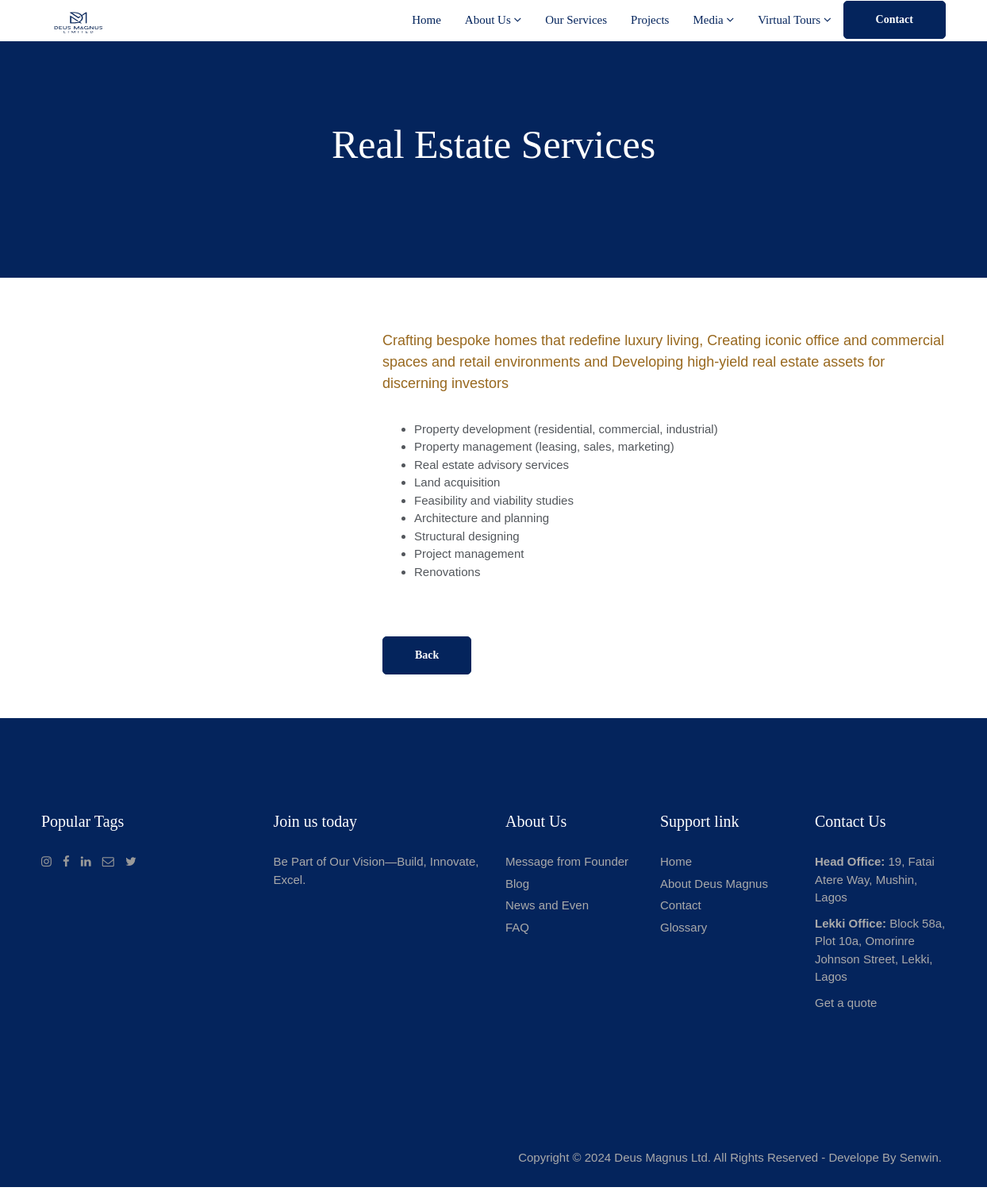
The app's page /real_estate_services/, older data.
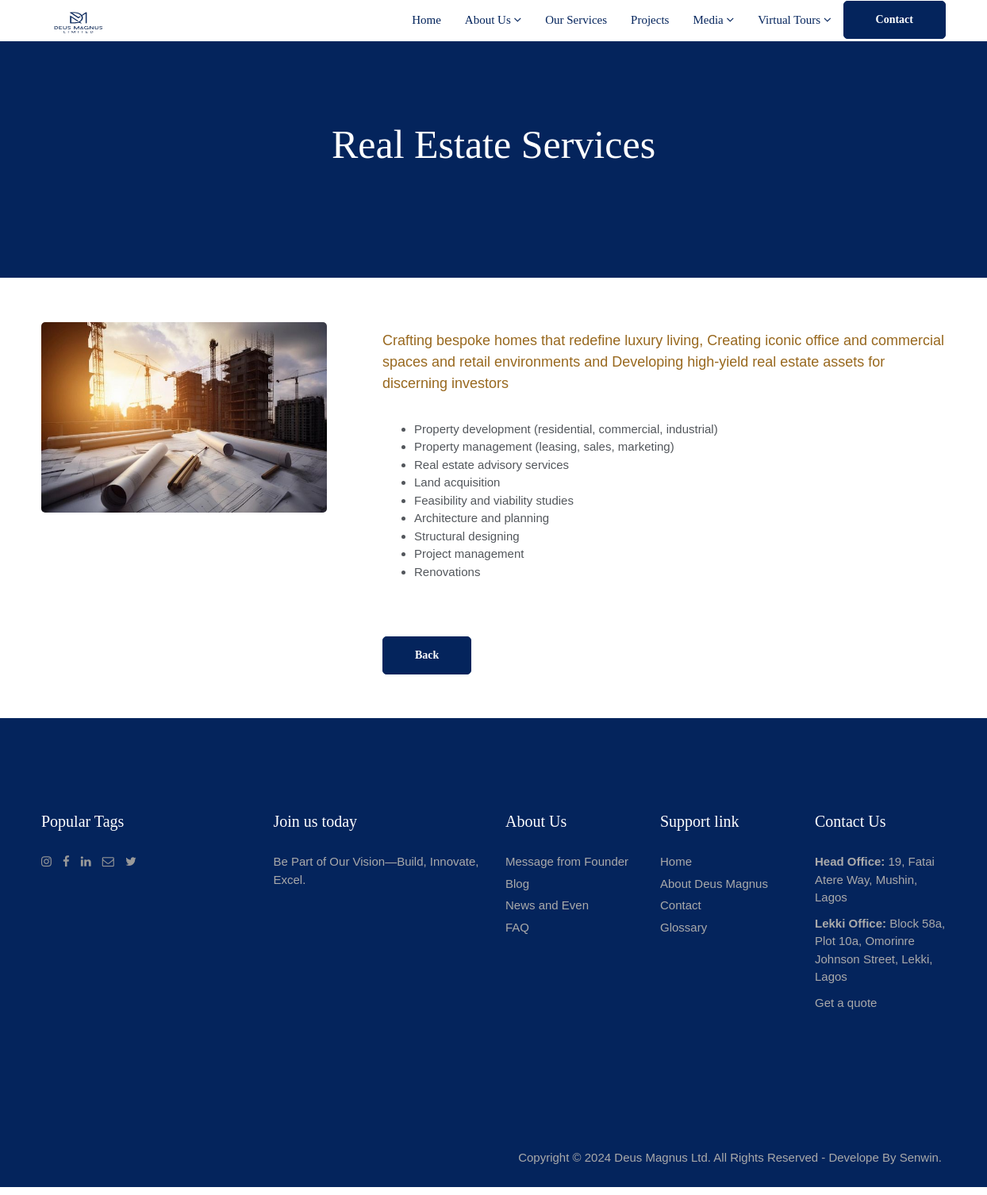
The same page, newer data.
### deus_magnus/models.py (models this page shows)
class RealEstatePicture(models.Model):
    deus_magnus_real_estate_p = models.ImageField(upload_to='real_estate_p/')

### deus_magnus/views.py (the view, shortened to what this page needs)
# urls.py: path('real_estate_services/', RealEstateServices.as_view(), name='real_estate_services'),
class RealEstateServices(ListView):
    model = RealEstatePicture
    template_name = 'deus_magnus/real_estate_services.html'

### templates/deus_magnus/real_estate_services.html (shortened to what this page needs)
{% extends "base.html" %}
{% load static %}
{% block content %}
<section class="section db p120">
    <div class="container">
        <div class="row">
            <div class="col-md-12"><br><br>
                <div class="tagline-message page-title text-center">
                    <h1 style="color:fff;font-family: Georgia;font-size:50px;">Real Estate Services </h1>
                </div>
            </div>
        </div>
    </div>
</section>
<section class="section">
<section class="section">
    <div class="container">
        <div class="row">
            <div class="col-md-4">
                {% for post in object_list %}
                <div class="custom-module">
                    <img style="border-radius: 5px;"src="{{ post.deus_magnus_real_estate_p.url }}" alt="" class="img-responsive wow slideInLeft">
                </div>
                {% endfor %}
            </div>
            <div class="col-md-8">
                <div class="custom-module p40l">
                    <h4 style="color: #98681e;">Crafting bespoke homes that redefine luxury living, Creating iconic office and commercial spaces and retail environments and
                        Developing high-yield real estate assets for discerning investors</h4><br>
                    <div class="row">
                        <div class="col-lg-10 col-md-4 col-sm-4 col-xs-12 first">
                            <ul class="check">
                                <li>Property development (residential, commercial, industrial)</li>
                                <li>Property management (leasing, sales, marketing)</li>
                                <li>Real estate advisory services</li>
                                <li>Land acquisition</li>
                                <li>Feasibility and viability studies</li>
                                <li>Architecture and planning</li>
                                <li>Structural designing</li>
                                <li>Project management</li>
                                <li>Renovations</li>
                            </ul>
                        </div>
                    </div>
                    <div class="btn-wrapper">
                        <a href=""onclick="history.back(); return false;" class="btn btn-primary"style="border-radius: 5px;font-family: Georgia;"> Back </a>
                    </div>
                </div>
            </div>
        </div>
    </div>
</section><br><br>
{% endblock %}

Row changes from the older to the newer data that the page shows:
added RealEstatePicture: deus_magnus_real_estate_p (picture)
